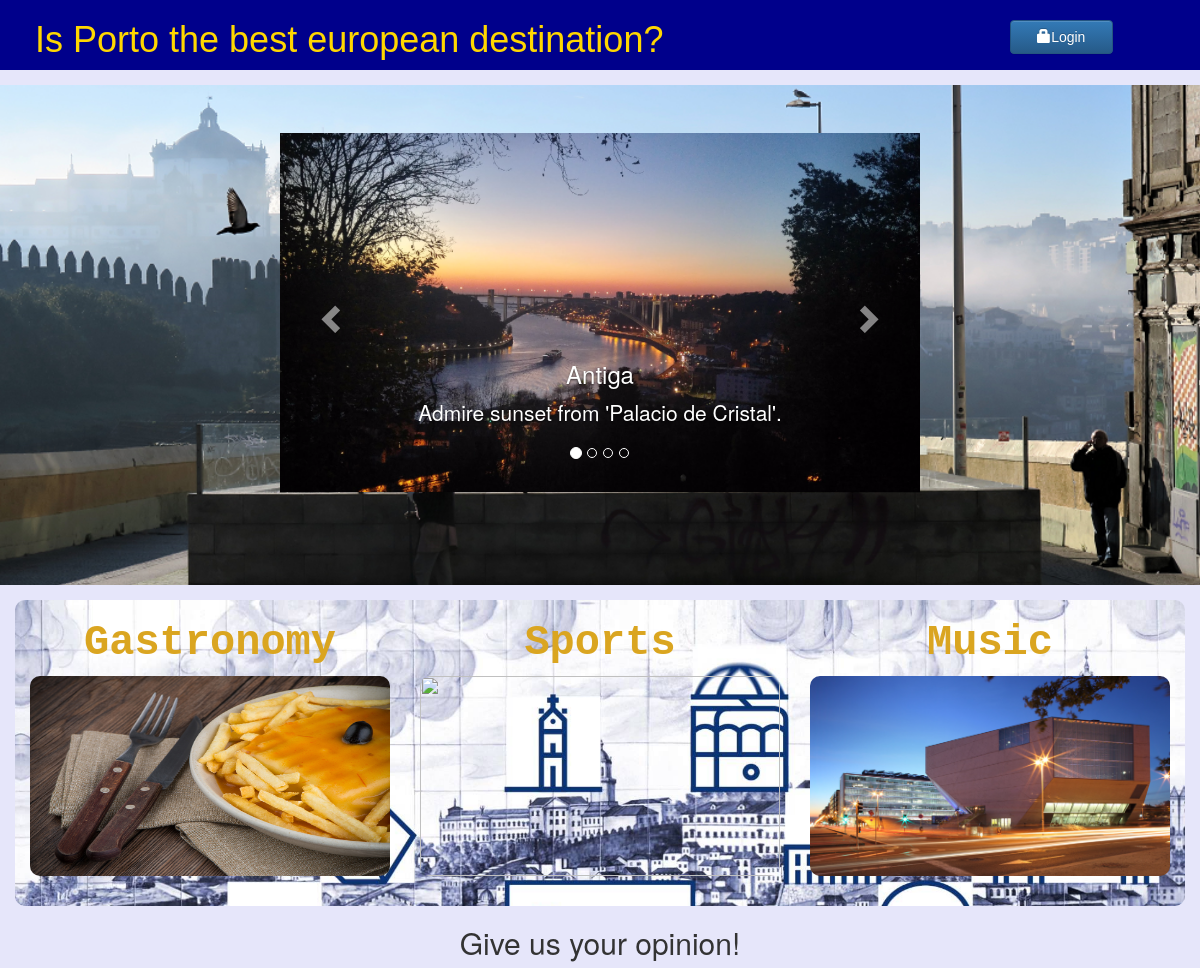
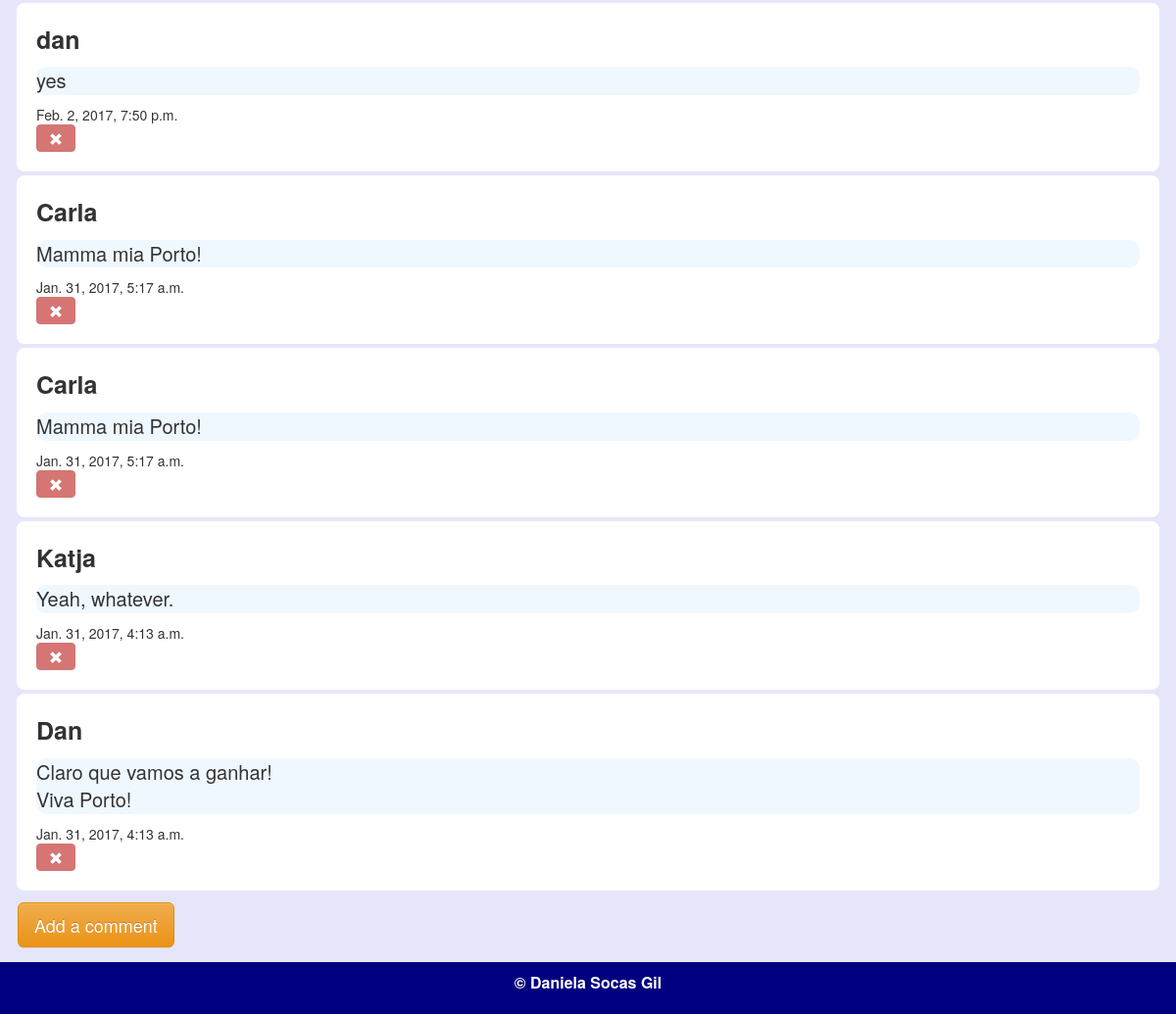
The app's page /, older data (2 pictures, top to bottom).
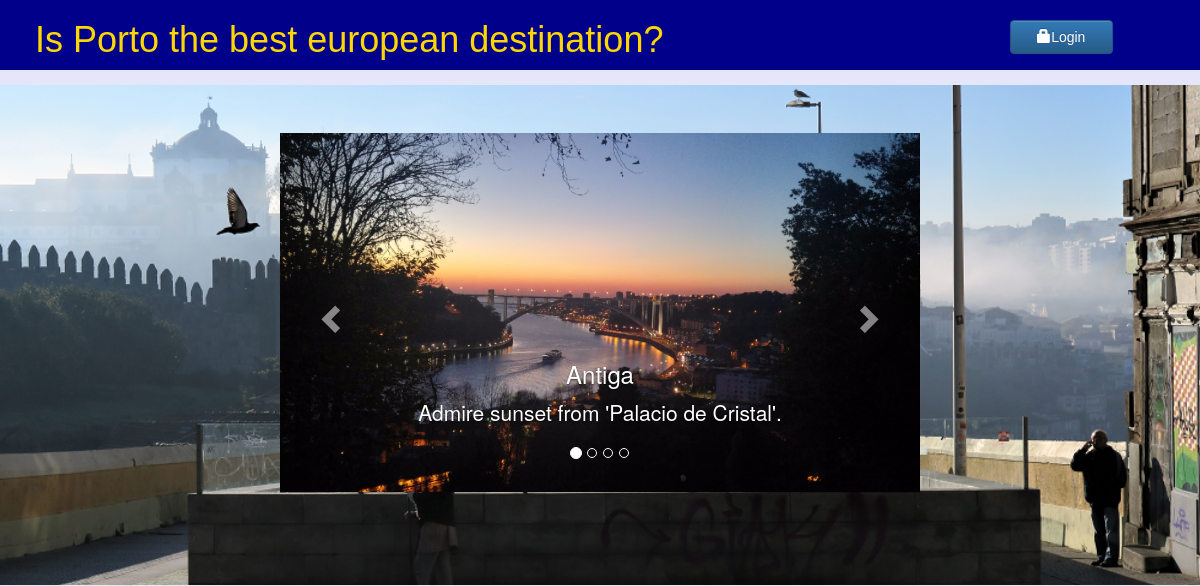
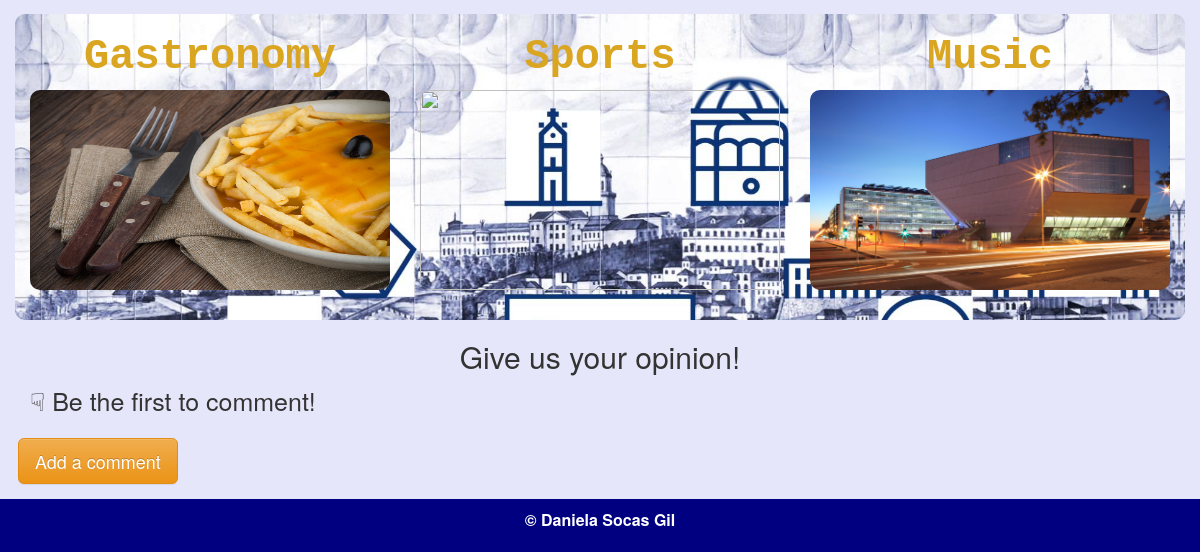
The same page, newer data (2 pictures, top to bottom).
### post/models.py (models this page shows, shortened)
class Comment(models.Model):
    author = models.CharField(max_length=50)
    email = models.EmailField(max_length=75)
    text = models.TextField()
    created_date = models.DateTimeField(default=timezone.now)

### post/views.py (the view)
# urls.py: url(r'^$', views.index, name='index'),
def index(request):
    lasts_comment_list = Comment.objects.order_by('-created_date')[:5]
    comment_list = Comment.objects.all()
    context = {'lasts_comment_list': lasts_comment_list}
    return render(request, 'post/index.html', context)

### post/templates/post/index.html (shortened to what this page needs)
{% extends 'post/base.html' %}
    {% block content %}
        <section class="jumbotron">
		    <div class="container">
                <div id="myCarousel" class="carousel slide" data-ride="carousel">
                  <ol class="carousel-indicators">
                    <li data-target="#myCarousel" data-slide-to="0" class="active"></li>
                    <li data-target="#myCarousel" data-slide-to="1"></li>
                    <li data-target="#myCarousel" data-slide-to="2"></li>
                    <li data-target="#myCarousel" data-slide-to="3"></li>
                  </ol>
                  <div class="carousel-inner" role="listbox">
                    <div class="item active">
                      <img src="static/images/carousel/porto.jpg" alt="Porto">
                      <div class="carousel-caption">
                        <h3>Antiga</h3>
                        <p>Admire sunset from 'Palacio de Cristal'.</p>
                      </div>
                    </div>
                  </div>
                  <a class="left carousel-control" href="#myCarousel" role="button" data-slide="prev">
                    <span class="glyphicon glyphicon-chevron-left" aria-hidden="true"></span>
                  </a>
                  <a class="right carousel-control" href="#myCarousel" role="button" data-slide="next">
                    <span class="glyphicon glyphicon-chevron-right" aria-hidden="true"></span>
                  </a>
                </div>
            </div>
        </section>
	    <section class="info container">
	        <div class="row">
	            <figure class="col-sm-4">
	                <h3>Gastronomy</h3>
	                <img src="static/images/francesinha.jpg" />
	            </figure>
	            <figure class="col-sm-4">
	                <h3>Sports</h3>
	                <img src="static/images/somos.jpg" />
	            </figure>
	            <figure class="col-sm-4">
	                <h3>Music</h3>
	                <img src="static/images/casa_musica.jpg" />
	            </figure>
	        </div>
	    </section>
        <section class="container">
            <h2>Give us your opinion!</h2>
                {% for comment in lasts_comment_list %}
                    <div class="row comment">
                        <strong id="author">{{ comment.author }}</strong>
                        <p>{{ comment.text|linebreaks }}</p>
                        <div class="date">{{ comment.created_date }}</div>
                        {% if user.is_authenticated %}
                            <a id="delete" class="btn btn-danger text-right" href="{% url 'comment_remove' pk=comment.pk %}"><span class="glyphicon glyphicon-remove"></span></a>
                        {% else %}
                            <a class="btn btn-danger disabled" href=""><span class="glyphicon glyphicon-remove"></span></a>
                        {% endif %}
                    </div>
                {% empty %}
                    <p id="empty">&#x261F; Be the first to comment! </p>
                {% endfor %}
            <a id="add" class="btn btn-warning btn-lg" href="{% url 'add_comment_to_post' %}">Add a comment</a>
        </section>
    {% endblock %}

### post/templates/post/base.html (shortened to what this page needs)
{% load staticfiles %}
<html>
    <head>
        <link rel="stylesheet" href="//maxcdn.bootstrapcdn.com/bootstrap/3.3.2/css/bootstrap.min.css">
        <link rel="stylesheet" href="//maxcdn.bootstrapcdn.com/bootstrap/3.2.0/css/bootstrap-theme.min.css">
        <link rel="stylesheet" href="{% static 'css/post.css' %}">
    </head>
    <body>
        <header>
  		    <div class="row">
  		        <h1 class="col-sm-10"><a id="title" href="/">Is Porto the best european destination?</a></a></h1>
                {% if user.is_authenticated %}
                    <p class="login col-sm-2"> Hello {{ user.username }}&#9786;! <small><a class="btn btn-primary" href="{% url 'logout' %}">Logout</a></small></p>
                {% else %}
                    <a class="login col-sm-1 btn btn-primary" href="{% url 'login' %}" class="top-menu"><span class="glyphicon glyphicon-lock"></span>Login</a>
                {% endif %}
            </div>
        </header>
        <div class="content">
            {% block content %}
            {% endblock %}
        </div>
        <div class="page-footer">
            <p><strong>&copy; Daniela Socas Gil</strong></p>
        </div>
    </body>
</html>

### post/static/css/post.css (style rules this page uses)
header { background-color: #00008B; font-family: "Trebuchet MS", Helvetica, sans-serif; }
header .row h1 { padding-left: 50px; color: #FFFFFF; }
#title { color: gold; }
.login { color: #FFFFFF; margin-top: 20px; text-align: center; }
body { background-color: #E6E6FA; background-size: cover; }
.jumbotron { display: flex; background-image: url(../images/carousel/metro_ponte.png); background-size: cover; min-height: 500px; text-shadow: 0.25px 0.25px 0.25px #000000; margin-bottom: 15px; margin-top: 15px; }
.info { background-image: url(../images/porto_wallpaper.jpg); background-size: cover; border-radius: 10px; }
.info .row { align-items: center; }
.info .row img { max-height: 200px; border-radius: 10px; }
.info .row h3 { font-size: 300%; color: goldenrod; font-family: "Lucida Console", Monaco, monospace; text-align: center; font-weight: bold; }
#myCarousel { width:640px; height:360px; text-align:center; margin: auto; }
section .row img { margin: 0 0 30px; width: 100%; }
#add { margin-top: 10px; margin-left: -12px; }
#empty { font-size:25px; }
.container h2 { text-align:center; }
.page-footer { background-color: #000080; color: #FFFFFF; text-align:center; font-size: 16px; padding: 10px 0; margin-top: 15px; }

Row changes from the older to the newer data that the page shows:
removed Comment: author "dan", text "yes", created_date "Feb. 2, 2017, 7:50 p.m."
removed Comment: author "Carla", text "Mamma mia Porto!", created_date "Jan. 31, 2017, 5:17 a.m."
removed Comment: author "Carla", text "Mamma mia Porto!", created_date "Jan. 31, 2017, 5:17 a.m."
removed Comment: author "Katja", text "Yeah, whatever.", created_date "Jan. 31, 2017, 4:13 a.m."
removed Comment: author "Dan", text "Claro que vamos a ganhar! Viva Porto!", created_date "Jan. 31, 2017, 4:13 a.m."
Text that changed along with them:
text now shown: "☟ Be the first to comment!"
